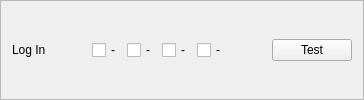
<?xml version="1.0" encoding="UTF-8"?>
<ui version="4.0">
 <class>loginFrame</class>
     <widget class="QFrame" name="loginFrame">
      <property name="sizePolicy">
       <sizepolicy hsizetype="Preferred" vsizetype="Fixed">
        <horstretch>0</horstretch>
        <verstretch>0</verstretch>
       </sizepolicy>
      </property>
      <property name="toolTip">
       <string>Log in to these chats</string>
      </property>
      <property name="frameShape">
       <enum>QFrame::Shape::StyledPanel</enum>
      </property>
      <property name="frameShadow">
       <enum>QFrame::Shadow::Raised</enum>
      </property>
      <layout class="QHBoxLayout" name="horizontalLayout_4">
       <property name="topMargin">
        <number>1</number>
       </property>
       <property name="bottomMargin">
        <number>1</number>
       </property>
       <item>
        <widget class="QLabel" name="label_6">
         <property name="text">
          <string>Log In</string>
         </property>
        </widget>
       </item>
       <item>
        <spacer name="horizontalSpacer_5">
         <property name="orientation">
          <enum>Qt::Orientation::Horizontal</enum>
         </property>
         <property name="sizeType">
          <enum>QSizePolicy::Policy::Preferred</enum>
         </property>
         <property name="sizeHint" stdset="0">
          <size>
           <width>40</width>
           <height>20</height>
          </size>
         </property>
        </spacer>
       </item>
       <item>
        <widget class="QCheckBox" name="login1cb">
         <property name="text">
          <string notr="true">-</string>
         </property>
        </widget>
       </item>
       <item>
        <widget class="QCheckBox" name="login2cb">
         <property name="text">
          <string notr="true">-</string>
         </property>
        </widget>
       </item>
       <item>
        <widget class="QCheckBox" name="login3cb">
         <property name="text">
          <string notr="true">-</string>
         </property>
        </widget>
       </item>
       <item>
        <widget class="QCheckBox" name="login4cb">
         <property name="text">
          <string notr="true">-</string>
         </property>
        </widget>
       </item>
       <item>
        <spacer name="horizontalSpacer_2">
         <property name="orientation">
          <enum>Qt::Orientation::Horizontal</enum>
         </property>
         <property name="sizeHint" stdset="0">
          <size>
           <width>40</width>
           <height>20</height>
          </size>
         </property>
        </spacer>
       </item>
       <item>
        <widget class="QPushButton" name="KSTTestButton">
         <property name="text">
          <string>Test</string>
         </property>
        </widget>
       </item>
      </layout>
     </widget>
 <resources/>
 <connections/>
</ui>
